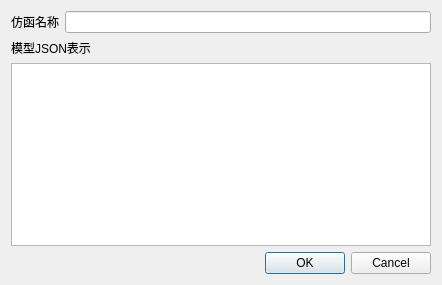
<?xml version="1.0" encoding="UTF-8"?>
<ui version="4.0">
 <class>Dialog</class>
 <widget class="QDialog" name="Dialog">
  <property name="geometry">
   <rect>
    <x>0</x>
    <y>0</y>
    <width>442</width>
    <height>285</height>
   </rect>
  </property>
  <property name="windowTitle">
   <string>Dialog</string>
  </property>
  <layout class="QVBoxLayout" name="verticalLayout">
   <item>
    <layout class="QHBoxLayout" name="horizontalLayout">
     <item>
      <widget class="QLabel" name="label">
       <property name="text">
        <string>仿函名称</string>
       </property>
      </widget>
     </item>
     <item>
      <widget class="QLineEdit" name="sfNameLineEdit"/>
     </item>
    </layout>
   </item>
   <item>
    <widget class="QLabel" name="label_2">
     <property name="text">
      <string>模型JSON表示</string>
     </property>
    </widget>
   </item>
   <item>
    <widget class="QTextBrowser" name="textBrowser"/>
   </item>
   <item>
    <widget class="QDialogButtonBox" name="buttonBox">
     <property name="orientation">
      <enum>Qt::Horizontal</enum>
     </property>
     <property name="standardButtons">
      <set>QDialogButtonBox::Cancel|QDialogButtonBox::Ok</set>
     </property>
    </widget>
   </item>
  </layout>
 </widget>
 <resources/>
 <connections>
  <connection>
   <sender>buttonBox</sender>
   <signal>accepted()</signal>
   <receiver>Dialog</receiver>
   <slot>accept()</slot>
   <hints>
    <hint type="sourcelabel">
     <x>248</x>
     <y>254</y>
    </hint>
    <hint type="destinationlabel">
     <x>157</x>
     <y>274</y>
    </hint>
   </hints>
  </connection>
  <connection>
   <sender>buttonBox</sender>
   <signal>rejected()</signal>
   <receiver>Dialog</receiver>
   <slot>reject()</slot>
   <hints>
    <hint type="sourcelabel">
     <x>316</x>
     <y>260</y>
    </hint>
    <hint type="destinationlabel">
     <x>286</x>
     <y>274</y>
    </hint>
   </hints>
  </connection>
 </connections>
</ui>
